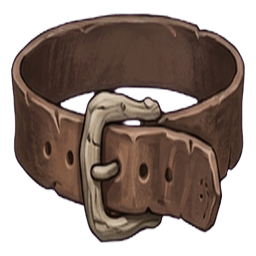
#> input picture grimhollow/src/assets/item/armor/inv/t1_belt.png, 256 x 256 px
$ python tira_assinatura.py ../src/assets/item/armor/inv/t1_belt.png
#> lines starting #> are read from the running program, lines starting #| are printed output that depends on the picture; after the words box and inside, x2 and y2 are one past the last pixel; in counts of white or black regions, pixels touching at a corner belong together
# -*- coding: utf-8 -*-
"""
Apaga a ESTRELA DE QUATRO PONTAS que o gerador assina no canto das artes.

Num arquivo solto ela é um detalhe. Numa TEXTURA ela é um desastre: a textura é
repetida em cada painel do mapa, então a mesma estrelinha branca reaparece
centenas de vezes ao longo da rua — e uma marca que se repete em intervalos
exatos é justamente o que faz o cenário parecer feito de caixas iguais.

COMO ELA É ACHADA. Não pelo brilho absoluto (a pedra clara da parede é tão clara
quanto ela), mas pelo CONTRASTE LOCAL: a estrela é muito mais clara que os
pixels imediatamente em volta dela, e é COMPACTA. O detector compara cada pixel
com a mediana de uma janela grande à sua volta e fica só com as manchas pequenas
e destacadas.

COMO ELA É APAGADA. Copiando um retalho de outro lugar da MESMA imagem, deslocado
na horizontal — numa parede de tijolo e numa calçada, a fileira vizinha tem a
mesma estrutura, então o remendo não aparece. Borrar seria mais simples e
deixaria um borrão redondo onde antes havia uma estrela redonda.

RODE SEMPRE COM --ver ANTES. O detector acerta a assinatura, mas em arte nervosa
ele ainda aponta falso: numa folha de bicho ele marcou o ombro do carniçal, que
é pedra clara, compacta e uniforme como a estrela. Remendo em cima de arte
legítima é pior que a assinatura — então o olho confere a lista antes de gravar.

  python3 scripts/tira_assinatura.py --ver <arquivo>    # só aponta onde está
  python3 scripts/tira_assinatura.py <arquivo>          # apaga e regrava
"""
import os
import sys

import numpy as np
from PIL import Image
from scipy import ndimage


def acha(rgb: np.ndarray, alfa: np.ndarray | None = None) -> list[tuple[int, int, int, int]]:
    """
    Caixas (x, y, w, h) da assinatura.

    A PRIMEIRA VERSÃO era só "mancha clara e compacta", e marcou 25 manchas na
    trepadeira e 25 na Raiz Podre — folha nervosa é cheia de pontinhos claros e
    compactos. Um remendo em cima de arte legítima é pior que a assinatura.

    Quatro condições juntas, e é a soma que separa:
      1. ESTÁ NO CANTO INFERIOR DIREITO. É onde o gerador assina, nas três folhas
         que chegaram. Limitar a região elimina de saída quase todo falso.
      2. É QUASE SEM COR e MUITO mais clara que o entorno. Note o "que o
         entorno": eu tinha exigido luminância alta em termos absolutos e a
         estrela da parede escapou — medida, ela chega a 123 de 255, porque está
         sobre um tijolo escuro. O que a denuncia é o SALTO (71 acima do fundo
         local), não o brilho absoluto.
      3. É UNIFORME por dentro: a assinatura é chapada (desvio-padrão baixo);
         detalhe de arte tem textura. O limite é 30 e não 20 porque a estrela tem
         um degradê suave do miolo p/ as pontas — apertar mais perdia a da parede.
      4. É COMPACTA e quase quadrada.
    """
    H, W = rgb.shape[:2]
    lum = rgb.mean(2)
    croma = rgb.max(2) - rgb.min(2)
    # (1) só o canto inferior direito
    regiao = np.zeros((H, W), bool)
    regiao[int(H * 0.62):, int(W * 0.55):] = True
    # (2) quase branca e quase sem cor
    m = regiao & (lum > 92) & (croma < 34)
    # e MUITO mais clara que o entorno (a pedra clara da parede também é clara)
    # o "fundo local" é uma mediana de janela grande. Calculada na resolução
    # cheia ela leva minutos numa imagem de 1024 — e o que se quer dela é um
    # borrão, não detalhe. Reduzir 6x antes e ampliar depois dá o mesmo número em
    # uma fração do tempo.
    peq = np.array(Image.fromarray(lum.astype(np.uint8)).resize(
        (max(1, W // 6), max(1, H // 6)), Image.BILINEAR))
    fundo = np.array(Image.fromarray(ndimage.median_filter(peq, size=14)).resize(
        (W, H), Image.BILINEAR)).astype(float)
    m &= (lum - fundo) > 45
    m = ndimage.binary_opening(m, np.ones((3, 3)))
    if alfa is not None:
        m &= alfa > 200
    ilhas, n = ndimage.label(m)
    if n == 0:
        return []
    out = []
    for i, (ys, xs) in enumerate(ndimage.find_objects(ilhas)):
        h, w = ys.stop - ys.start, xs.stop - xs.start
        mask = ilhas[ys, xs] == i + 1
        area = int(mask.sum())
        if not (250 < area < 6000 and 18 < w < 110 and 18 < h < 110):
            continue
        if not (0.6 < w / h < 1.7 and area / (w * h) > 0.38):   # (4) compacta
            continue
        if lum[ys, xs][mask].std() > 30:                        # (3) uniforme
            continue
        out.append((xs.start, ys.start, w, h))
    return out


# [47 lines left out: function remenda, not called in this run]


def main() -> None:
    args = [a for a in sys.argv[1:] if not a.startswith("--")]
    so_ver = "--ver" in sys.argv
    if not args:
        raise SystemExit(__doc__)
    for arq in args:
        im = Image.open(arq)
#> im is the input picture: PIL image 256x256 RGBA; mean R, G, B, A 57.9, 43, 35.9, 158.9
        tem_alfa = im.mode == "RGBA"
#> tem_alfa = True
        a = np.array(im.convert("RGBA") if tem_alfa else im.convert("RGB"))
        rgb = a[..., :3].astype(np.uint8).copy()
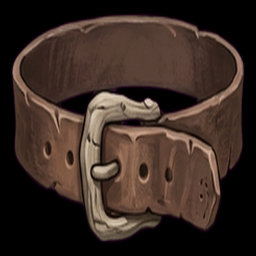
#> rgb: shape (256, 256, 3); mean R, G, B 57.9, 43, 35.9
        caixas = acha(rgb.astype(float), a[..., 3] if tem_alfa else None)
#> in acha, `lum = rgb.mean(2)`:
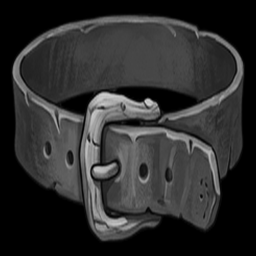
#> lum: shape (256, 256) float64; min 0, max 210.7, mean 45.6
#> in acha, `croma = rgb.max(2) - rgb.min(2)`:
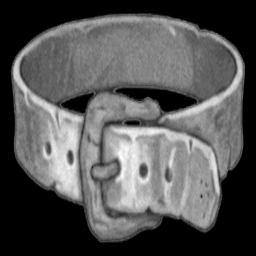
#> croma: shape (256, 256) float64; min 0, max 67, mean 22.3; drawn with min black and max white
#> in acha, `m = regiao & (lum > 92) & (croma < 34)`:
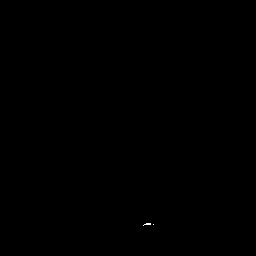
#> m: shape (256, 256) bool; 0.02% white in thin lines or dots, all inside (x1, y1, x2, y2) = (143, 223, 154, 226)
#> in acha, `peq = np.array(Image.fromarray(lum.astype(np.uint8)).resize( (max(1, W..`:
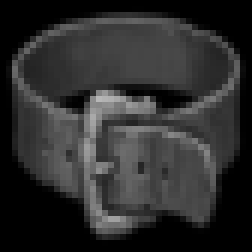
#> peq: shape (42, 42) (shown 6 times larger); min 0, max 183, mean 45.4
#> in acha, `fundo = np.array(Image.fromarray(ndimage.median_filter(peq, size=14))...`:
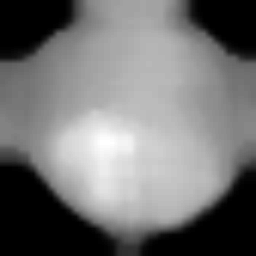
#> fundo: shape (256, 256) float64; min 0, max 94, mean 42.5; drawn with min black and max white
#> in acha, `m &= (lum - fundo) > 45`: m: shape (256, 256) bool; 0.01% white in thin lines or dots, all inside (x1, y1, x2, y2) = (144, 223, 151, 225)
#> in acha, `m = ndimage.binary_opening(m, np.ones((3, 3)))`: m: shape (256, 256) bool; every value is 0
#> in acha, `ilhas, n = ndimage.label(m)`: ilhas: shape (256, 256) int32; every value is 0
#> in acha, `ilhas, n = ndimage.label(m)`: n = 0
#> caixas = []
        nome = os.path.basename(arq)
        if not caixas:
            print(f"  {nome}: nada encontrado")
            continue
        print(f"  {nome}: {len(caixas)} mancha(s) -> {caixas}")
        if so_ver:
            continue
        for cx in caixas:
            remenda(rgb, cx)
        if tem_alfa:
            Image.fromarray(np.dstack([rgb, a[..., 3]])).save(arq)
        else:
            Image.fromarray(rgb).save(arq)
        print(f"    limpo e regravado")


if __name__ == "__main__":
    main()

$ run again, on grimhollow/src/assets/item/armor/inv/t1_feet.png
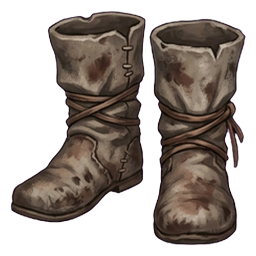
#> input picture grimhollow/src/assets/item/armor/inv/t1_feet.png, 256 x 256 px
#> in main, im is the input picture: PIL image 256x256 RGBA; mean R, G, B, A 48.1, 39.3, 33.6, 135.8
#> in acha, `fundo = np.array(Image.fromarray(ndimage.median_filter(peq, size=14))...`:
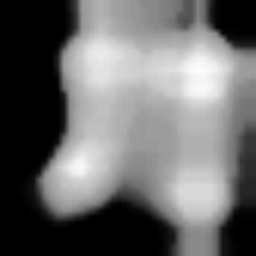
#> fundo: shape (256, 256) float64; min 0, max 80, mean 33.2; drawn with min black and max white
#> in acha, `m &= (lum - fundo) > 45`:
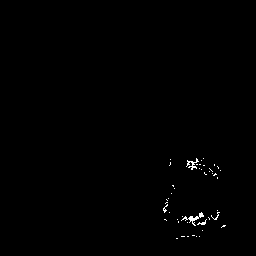
#> m: shape (256, 256) bool; 0.43% white in thin lines or dots, all inside (x1, y1, x2, y2) = (163, 158, 226, 239)
#> ilhas: shape (256, 256) int32; 4 distinct labels, from 0 to 3
#> n = 3
#> the loop in acha, `for i, (ys, xs) in enumerate(ndimage.find_objects(ilhas)):` made 3 passes
#> (h, w, area) on pass 2: (5, 6, 24)
#> after the loop in acha, `for i, (ys, xs) in enumerate(ndimage.find_objects(ilhas)):`: out = []

$ run again, on grimhollow/src/assets/item/armor/inv/t1_hands.png
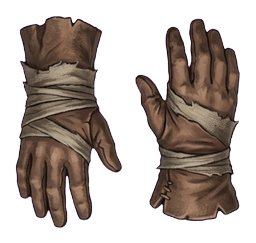
#> input picture grimhollow/src/assets/item/armor/inv/t1_hands.png, 256 x 243 px
#> in main, im is the input picture: PIL image 256x243 RGBA; mean R, G, B, A 46.4, 36, 29.9, 119.2
#> in acha, `m = regiao & (lum > 92) & (croma < 34)`:
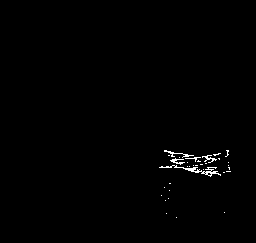
#> m: shape (243, 256) bool; 0.65% white in thin lines or dots, all inside (x1, y1, x2, y2) = (159, 150, 231, 218)
#> in acha, `fundo = np.array(Image.fromarray(ndimage.median_filter(peq, size=14))...`:
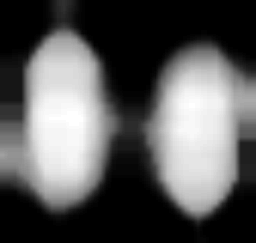
#> fundo: shape (243, 256) float64; min 0, max 81, mean 28.2; drawn with min black and max white
#> ilhas: shape (243, 256) int32; every value is 0
#> n = 0
#> caixas = []

$ run again, on grimhollow/src/assets/item/armor/inv/t1_head.png
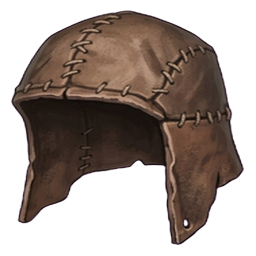
#> input picture grimhollow/src/assets/item/armor/inv/t1_head.png, 256 x 256 px
#> in main, im is the input picture: PIL image 256x256 RGBA; mean R, G, B, A 45.7, 34.3, 28.2, 133.3
#> in acha, `croma = rgb.max(2) - rgb.min(2)`:
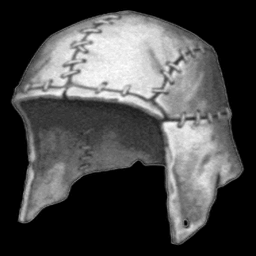
#> croma: shape (256, 256) float64; min 0, max 63, mean 17.8; drawn with min black and max white
#> in acha, `fundo = np.array(Image.fromarray(ndimage.median_filter(peq, size=14))...`:
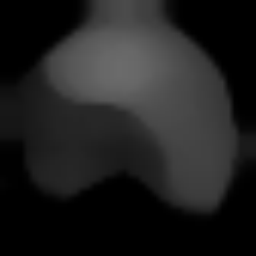
#> fundo: shape (256, 256) float64; min 0, max 107, mean 31.6
#> ilhas: shape (256, 256) int32; every value is 0
#> n = 0
#> caixas = []
